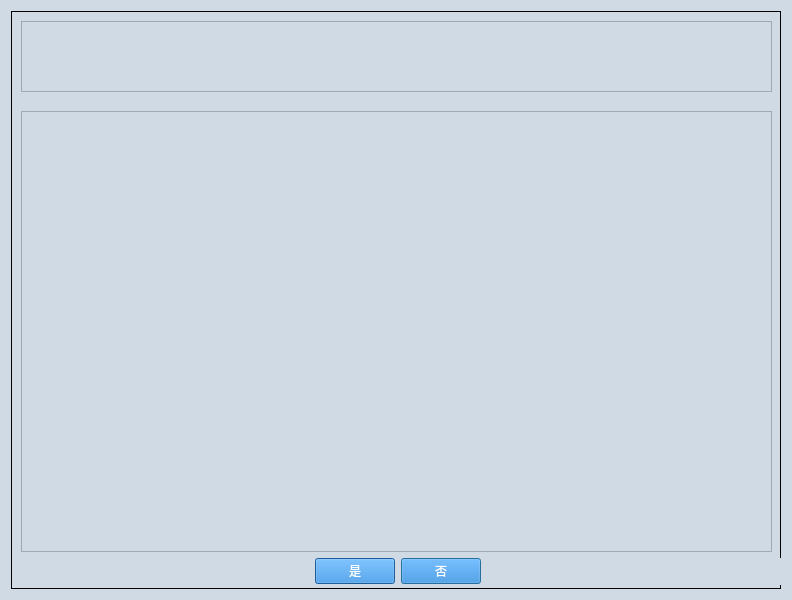
<?xml version="1.0" encoding="UTF-8"?>
<ui version="4.0">
 <class>Dialog</class>
 <widget class="QDialog" name="Dialog">
  <property name="geometry">
   <rect>
    <x>0</x>
    <y>0</y>
    <width>792</width>
    <height>600</height>
   </rect>
  </property>
  <property name="font">
   <font>
    <family>Microsoft YaHei</family>
    <pointsize>14</pointsize>
   </font>
  </property>
  <property name="windowTitle">
   <string>Dialog</string>
  </property>
  <property name="styleSheet">
   <string notr="true">QDialog{
background-color:#D0DAE5;
}

QTextBrower{
background-color:#D0DAE5;
}

QLineEdit{
background-color:#D0DAE5;
}

QWidget{
background-color:#D0DAE5;
}

QStackedWidget{
background-color:#D0DAE5;
}

QHeaderView{
background-color:#D0DAE5;
}

QLabel{
font-size:12px;
font-family:Microsoft YaHei;
background-color:#D0DAE5;
}

QPushButton{         /*按钮自适应拉伸背景*/
border-width: 2px 15px 2px 15px;
background-color:#2884D8;
color: #FFFFFF;
font-size:12px;
font-family:Microsoft YaHei;
}

QGroupBox{
font-size:12px;
font-family:Microsoft YaHei;
border:1px solid rgb(0, 0, 0); 
}</string>
  </property>
  <layout class="QGridLayout" name="gridLayout_2">
   <item row="0" column="0">
    <widget class="QGroupBox" name="groupBox">
     <property name="title">
      <string/>
     </property>
     <widget class="QGraphicsView" name="graphicsView">
      <property name="geometry">
       <rect>
        <x>10</x>
        <y>100</y>
        <width>751</width>
        <height>441</height>
       </rect>
      </property>
     </widget>
     <widget class="QTextBrowser" name="textBrowser_contents">
      <property name="geometry">
       <rect>
        <x>10</x>
        <y>10</y>
        <width>751</width>
        <height>71</height>
       </rect>
      </property>
     </widget>
     <widget class="QWidget" name="">
      <property name="geometry">
       <rect>
        <x>1</x>
        <y>547</y>
        <width>771</width>
        <height>27</height>
       </rect>
      </property>
      <layout class="QGridLayout" name="gridLayout">
       <item row="0" column="0">
        <spacer name="horizontalSpacer">
         <property name="orientation">
          <enum>Qt::Horizontal</enum>
         </property>
         <property name="sizeHint" stdset="0">
          <size>
           <width>40</width>
           <height>20</height>
          </size>
         </property>
        </spacer>
       </item>
       <item row="0" column="2">
        <widget class="QPushButton" name="pushButton_2">
         <property name="text">
          <string>否</string>
         </property>
        </widget>
       </item>
       <item row="0" column="3">
        <spacer name="horizontalSpacer_2">
         <property name="orientation">
          <enum>Qt::Horizontal</enum>
         </property>
         <property name="sizeHint" stdset="0">
          <size>
           <width>40</width>
           <height>20</height>
          </size>
         </property>
        </spacer>
       </item>
       <item row="0" column="1">
        <widget class="QPushButton" name="pushButton_1">
         <property name="text">
          <string>是</string>
         </property>
        </widget>
       </item>
      </layout>
     </widget>
    </widget>
   </item>
  </layout>
 </widget>
 <resources>
  <include location="iconQrc.qrc"/>
 </resources>
 <connections/>
</ui>
